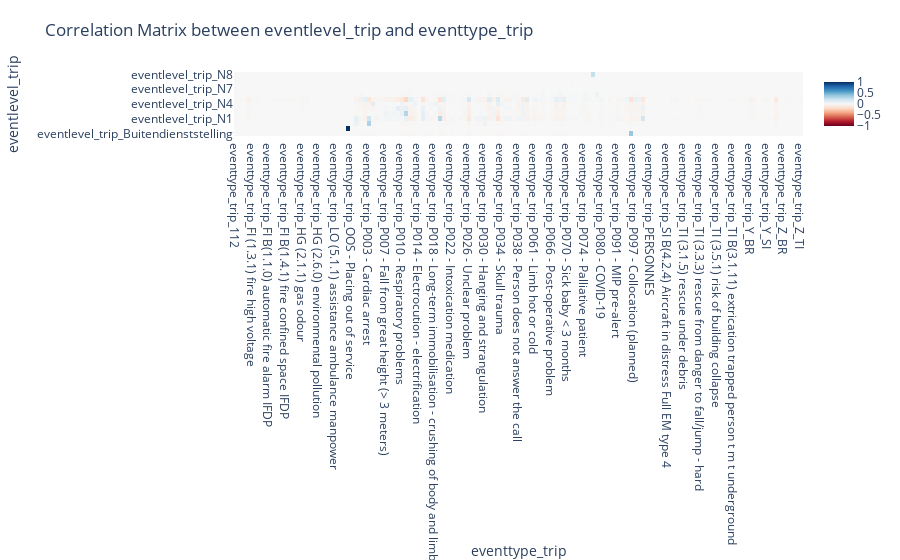

Notebook code cell kept with this figure:
### Code cell
import pandas as pd
import seaborn as sns
import plotly.graph_objs as go
import plotly.express as px
import matplotlib.pyplot as plt

# Assuming df_interventions1 is your DataFrame
selected_columns = ['eventlevel_trip', 'eventtype_trip']

# Selecting the relevant columns
df_selected = interventions_dataset[selected_columns]

# Encoding categorical variables using one-hot encoding
df_encoded = pd.get_dummies(df_selected)

# Calculating the correlation matrix
correlation_matrix = df_encoded.corr()

# Select the dummy variables of "eventlevel_trip" on the y-axis and "eventtype_trip" on the x-axis
correlation_subset = correlation_matrix.loc[df_encoded.columns[df_encoded.columns.str.startswith('eventlevel_trip')],
                                            df_encoded.columns[df_encoded.columns.str.startswith('eventtype_trip')]]

# Create a heatmap using Plotly
heatmap = go.Heatmap(
    z=correlation_subset.values,
    x=correlation_subset.columns,
    y=correlation_subset.index,
    colorscale='RdBu',
    zmin=-1, zmax=1
)

# Create layout for the heatmap
layout = go.Layout(
    title='Correlation Matrix between eventlevel_trip and eventtype_trip',
    xaxis=dict(title='eventtype_trip'),
    yaxis=dict(title='eventlevel_trip'),
    margin=dict(l=140, r=40, t=80, b=40),
)

# Create a Figure object
fig = go.Figure(data=[heatmap], layout=layout)

# Show the interactive plot
fig.show()

### Figure 1 — Plotly figure (JSON) as saved in the notebook; plotly's stock layout.template omitted (floating-point values rounded to 4 significant figures; data arrays with more than 128 entries replaced by an {"elided": "..."} marker saying what was removed)
{"data": [{"colorscale": [[0, "rgb(103,0,31)"], [0.1, "rgb(178,24,43)"], [0.2, "rgb(214,96,77)"], [0.3, "rgb(244,165,130)"], [0.4, "rgb(253,219,199)"], [0.5, "rgb(247,247,247)"], [0.6, "rgb(209,229,240)"], [0.7, "rgb(146,197,222)"], [0.8, "rgb(67,147,195)"], [0.9, "rgb(33,102,172)"], [1, "rgb(5,48,97)"]], "type": "heatmap", "x": {"elided": "137 str values"}, "y": ["eventlevel_trip_Buitendienststelling", "eventlevel_trip_Interventieplan", "eventlevel_trip_N0", "eventlevel_trip_N1", "eventlevel_trip_N2", "eventlevel_trip_N3", "eventlevel_trip_N4", "eventlevel_trip_N5", "eventlevel_trip_N6", "eventlevel_trip_N7", "eventlevel_trip_N7A", "eventlevel_trip_N7B", "eventlevel_trip_N8"], "z": {"elided": "13x137 float values"}, "zmax": 1, "zmin": -1}], "layout": {"margin": {"b": 40, "l": 140, "r": 40, "t": 80}, "title": {"text": "Correlation Matrix between eventlevel_trip and eventtype_trip"}, "xaxis": {"title": {"text": "eventtype_trip"}}, "yaxis": {"title": {"text": "eventlevel_trip"}}}}
